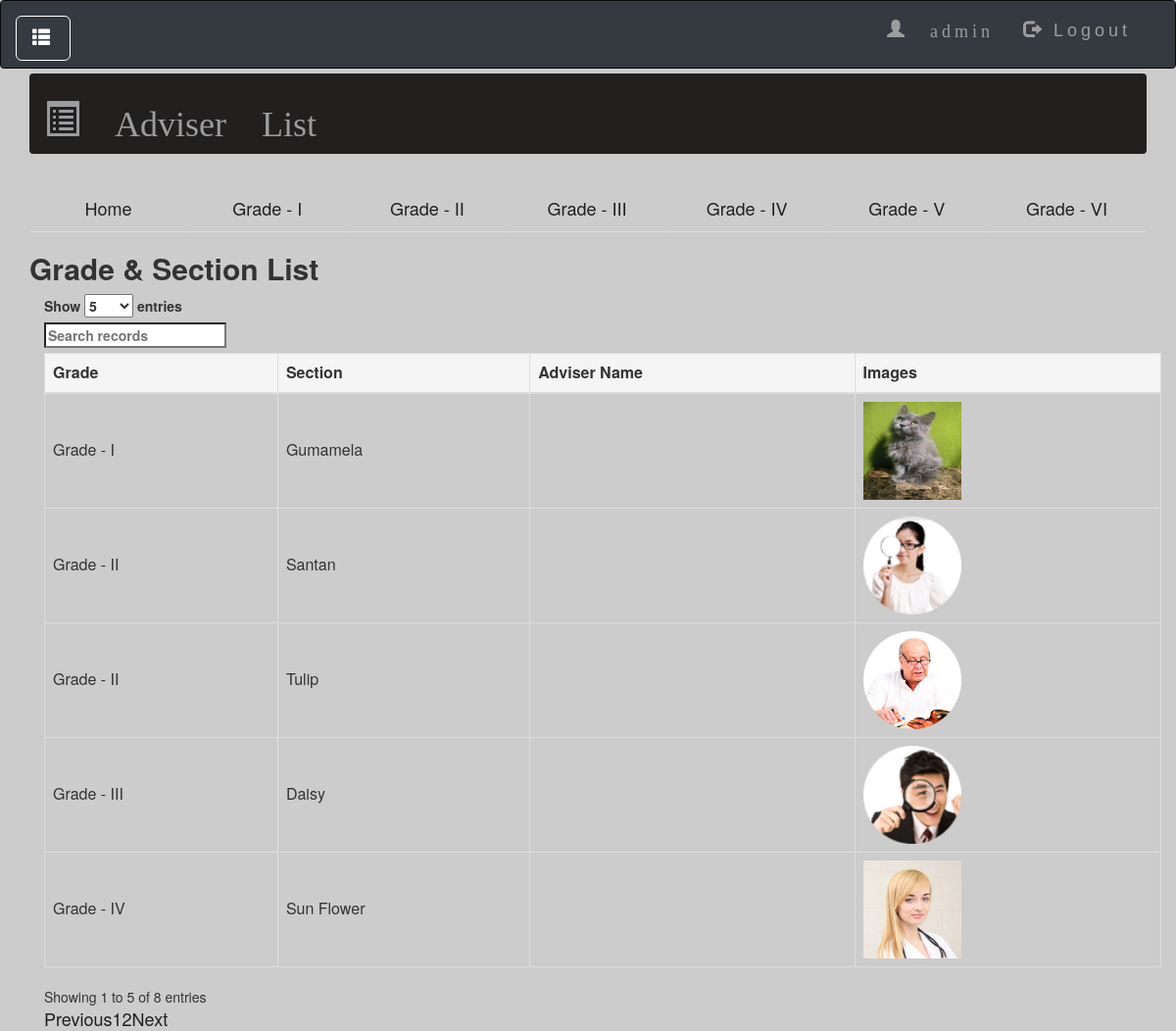
The page /list_adviser.php (signed in) on the database its author committed.
### tables this page shows
CREATE TABLE `gradsec` (
  `gradsec_id` int(11) NOT NULL,
  `grade_level` varchar(225) NOT NULL,
  `section` varchar(225) NOT NULL,
  `adviser_id` int(11) NOT NULL
);

CREATE TABLE `adviser` (
  `adviser_id` int(11) NOT NULL,
  `adviser_surname` varchar(225) NOT NULL,
  `adviser_given_name` varchar(225) NOT NULL,
  `adviser_middle_name` varchar(50) NOT NULL,
  `gender` varchar(225) NOT NULL,
  `age` int(11) NOT NULL,
  `birth_date` varchar(225) DEFAULT NULL,
  `email_address` varchar(225) NOT NULL,
  `adviser_address` varchar(225) NOT NULL,
  `phone_number` varchar(50) NOT NULL,
  `rank` varchar(225) NOT NULL,
  `images` varchar(225) NOT NULL,
  `register_id` int(11) NOT NULL
);

### list_adviser.php (the view, shortened to what this page needs)
<?php
include('includes/header_admin.php');
include('includes/navbar.php');
?>
    <div class="container">
        <ol class="breadcrumb">
            <h1 class="glyphicon glyphicon-list-alt active"> Adviser List <br></h1>
         </ol>
     <ul class="nav nav-tabs nav-justified">
        <li class=""><a href="#home">Home</a></li>
        <li><a href="#gradeI">Grade - I</a></li>
        <li><a href="#gradeII">Grade - II</a></li>
        <li><a href="#gradeIII">Grade - III</a></li>
        <li><a href="#gradeIV">Grade - IV</a></li>
        <li><a href="#gradeV">Grade - V</a></li>
        <li><a href="#gradeVI">Grade - VI</a></li>
      </ul>
  <div class="tab-content">
    <div id="home" class="tab-pane  in active">
      <h2> <b>Grade & Section List</b></h2>
    <div class="container">
        <div class="table-justified table-responsive">
                <?php
                    $connection = mysqli_connect("localhost", "root", "", "capstoneproject");
                    $query = "SELECT * FROM gradsec g inner join adviser a on g.adviser_id = a.adviser_id ORDER BY g.grade_level ASC";
                    $query_run = mysqli_query($connection, $query);
                ?>
                     <table id="datatableid" class="table-bordered table table-hover" s>
                        <thead>
                             <tr class="active">
                                 <th>Grade</th>
                                 <th>Section</th>
                                 <th>Adviser Name</th>
                                 <th>Images</th>
                             </tr>
                         </thead>
                         <tbody>
                <?php
                    if(mysqli_num_rows($query_run) > 0)
                    {
                        while($row = mysqli_fetch_assoc($query_run))
                        {
                            ?>
                             <tr>
                              <td><?php echo $row['grade_level']; ?></td>
                              <td><?php echo $row['section']; ?></td>
                              <td><?php echo $row['adviser_name']; ?></td>
                                 <td>
                                 <?php echo '<img src="adviser/upload/'.$row['images'].' "width="100px;" height="100px;" alt = "image">' ?>
                                 </td>
                             </tr>
                            <?php
                        }
                    }
                    else
                    {
                        echo "No Record Found";
                    }
                ?>
                         </tbody>
                </table>
                 </div>
                 </div>
    </div>
  </div>
<?php
include('includes/scripts.php');
?>

### css_files/administrator.css (style rules this page uses)
body { position: relative; background: #ccc; }
.breadcrumb { margin-top: 5px; background: #221f1f; color: #dfd3d3; }
.breadcrumb .active { color: #9a9da0; }

### list_adviser.php (style rules this page uses)
.nav-justified>li>a { margin-top: 12px; text-align: center; }
a { color: #221f1f; text-decoration: none; font-size: 18px; }
.nav>li>a { position: relative; display: block; padding: 10px 15px; }
.table>tbody>tr>td, .table>tbody>tr>th, .table>tfoot>tr>td, .table>tfoot>tr>th, .table>thead>tr>td, .table>thead>tr>th { padding: 8px; line-height: 1.42857143; vertical-align: middle; font-size: 16px; border-top: 1px solid #ddd; }

### rows shown on the page
gradsec: grade_level "Grade - I", section "Gumamela", adviser.images (picture)
gradsec: grade_level "Grade - II", section "Santan", adviser.images (picture)
gradsec: grade_level "Grade - II", section "Tulip", adviser.images (picture)
gradsec: grade_level "Grade - III", section "Daisy", adviser.images (picture)
gradsec: grade_level "Grade - IV", section "Sun Flower", adviser.images (picture)

### other values the page prints
$_SESSION['username'] "admin"
